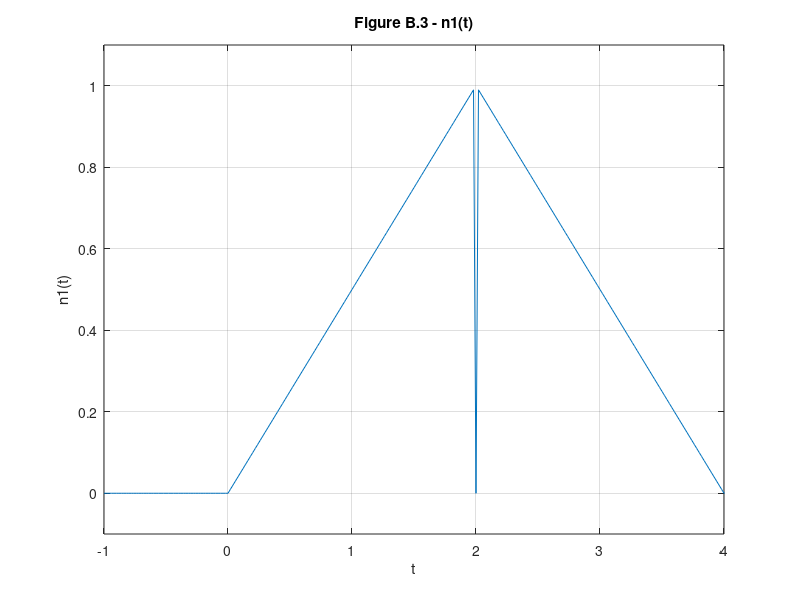
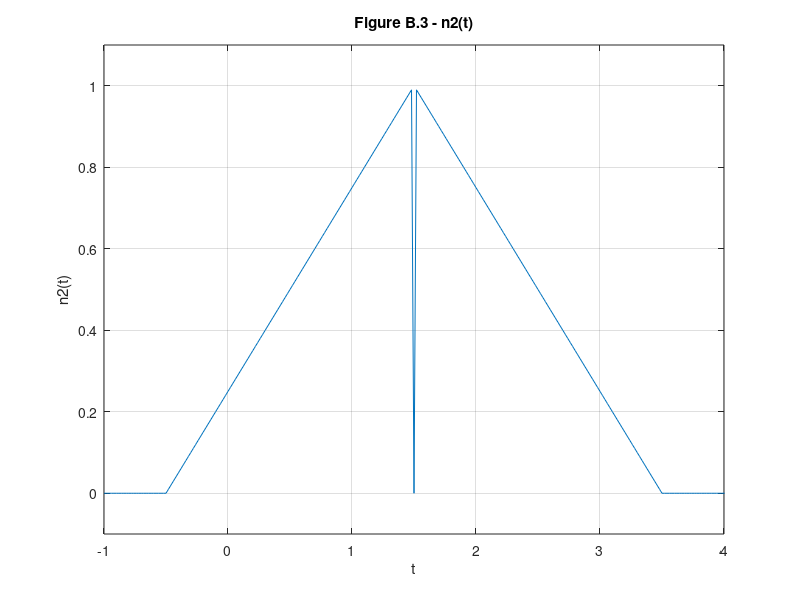

These figures' MATLAB source, in order:
% Problem B.3 - Plotting n1(t) and n2(t)
t = [-1:0.02:9];  % Time vector
p = @(t) 1.0.*((t>=0) & (t<1));  % Define p(t)
r = @(t) t.*p(t);  % Define r(t)
n = @(t) r(t) + r(-t + 2);  % Define n(t)

n1 = @(t) n(0.5 * t);  % Define n1(t)
n2 = @(t) n1(t + 0.5);  % Define n2(t)

% Plot n1(t)
figure(4);
plot(t, n1(t));
title('Figure B.3 - n1(t)');
xlabel('t');
ylabel('n1(t)');
axis([-1 4 -0.1 1.1]);
grid on;

% Plot n2(t)
figure(5);
plot(t, n2(t));
title('Figure B.3 - n2(t)');
xlabel('t');
ylabel('n2(t)');
axis([-1 4 -0.1 1.1]);
grid on;
